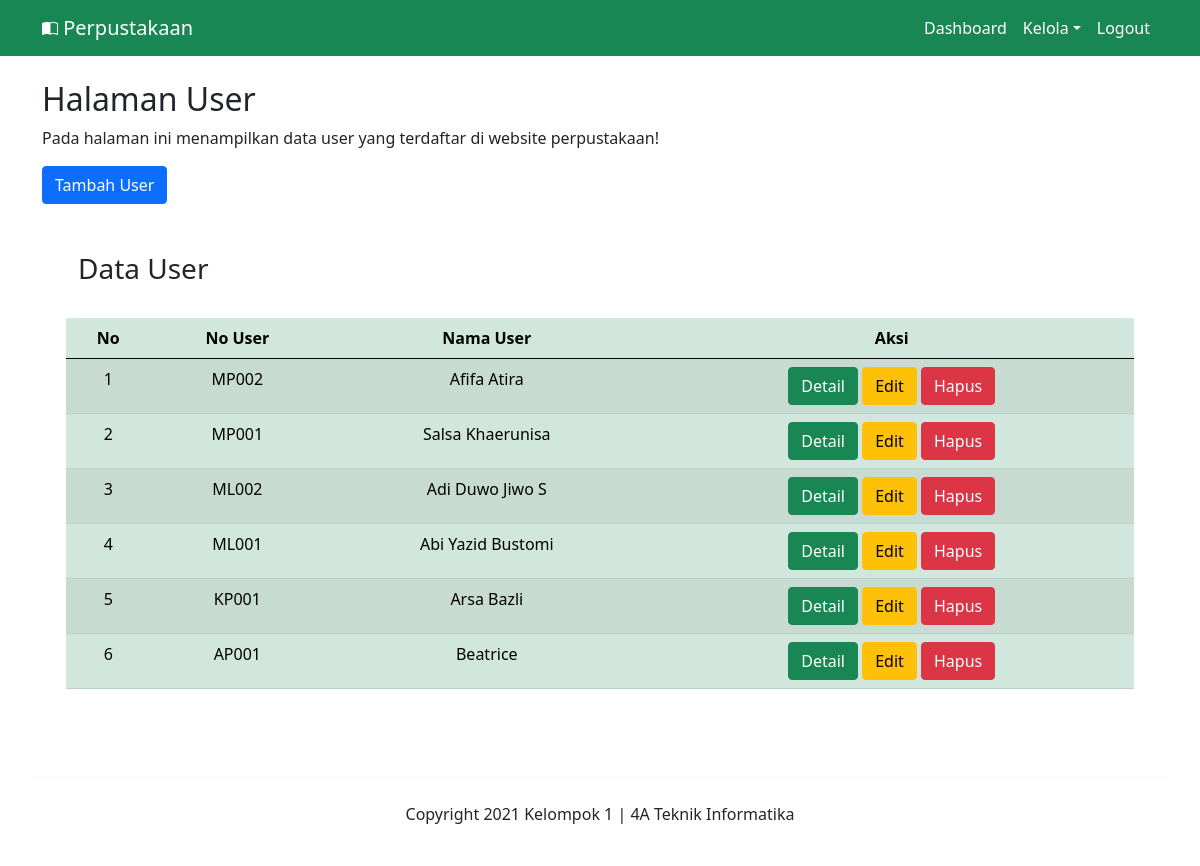
Screenshot of /perpus/index.php?menu=lihat-member (signed in) with the database file from the repository.
### tables this page shows
CREATE TABLE `user` (
  `no_user` varchar(5) NOT NULL,
  `nama` varchar(50) NOT NULL,
  `jk_user` char(1) NOT NULL,
  `alamat_user` text NOT NULL,
  `tgl_lahir` date NOT NULL,
  `username` varchar(50) NOT NULL,
  `password` varchar(50) NOT NULL,
  `level` enum('Admin','User','Kepala Perpus') NOT NULL
);

### perpus/member/index.php (the view, shortened to what this page needs)
	<div class="row">
		<div class="col-12">
			<h2>Halaman User</h2>
			<p>Pada halaman ini menampilkan data user yang terdaftar di website perpustakaan!</p>
			<a href="index.php?menu=tambah-member" class="btn btn-primary">Tambah User</a>
		</div>
	</div>
<div class="row py-4 m-4">
	<table class="table table-success table-responsive table-striped table-hover mt-4">
		<h3>Data User</h3>
		<thead>
			<tr class="text-center">
				<th>No</th>
				<th>No User</th>
				<th>Nama User</th>
				<th>Aksi</th>
			</tr>
		</thead>
		<tbody>
		<?php
        include "./koneksi.php";
        $no=1;
        $query=mysqli_query($koneksi, "SELECT * FROM user ORDER BY no_user DESC");
        while($user=mysqli_fetch_array($query)){
        ?>
		<tr class="text-center">
            <td><?php echo $no?></td>
            <td><?php echo $user['no_user']?></td>
            <td><?php echo $user['nama']?></td>
			<td>
				<a href="index.php?menu=detail-member&no_user=<?=$user['no_user']?>"class="btn btn-success">Detail</a>
				<a href="index.php?menu=edit-member&no_user=<?= $user['no_user']; ?>"class="btn btn-warning">Edit</a>
				<a href="index.php?menu=hapus-member&no_user=<?= $user['no_user']; ?>" class="btn btn-danger" onclick="return confirm('Apakah anda yakin ingin hapus data?')">Hapus</a>
			</td>
        </tr>
		<?php
			$no++;
			}
		?>
		</tbody>
	</table>
</div>

### rows the page displays
user: no_user "MP002", nama "Afifa Atira"
user: no_user "MP001", nama "Salsa Khaerunisa"
user: no_user "ML002", nama "Adi Duwo Jiwo S"
user: no_user "ML001", nama "Abi Yazid Bustomi"
user: no_user "KP001", nama "Arsa Bazli"
user: no_user "AP001", nama "Beatrice"
